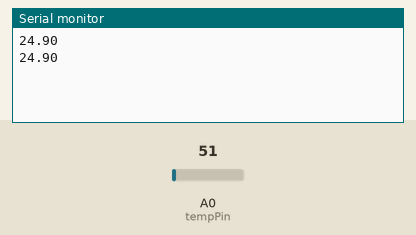
The sketch below on a simulated Arduino Uno, built with avr-gcc and run on an emulated ATmega328P. Shown: the last lines printed to the serial monitor. The inputs (shaded band) are chosen by the test bench; at power-on: A0 (tempPin) = 51.

Above: at 1.8 s.
1.9 s: A0 (tempPin) set to 61
At 2.6 s:
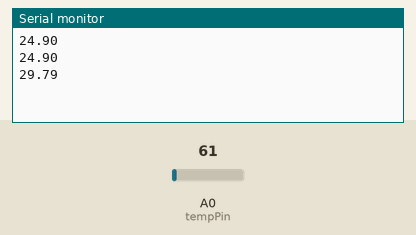
3.4 s: A0 (tempPin) set to 71
At 4.8 s:
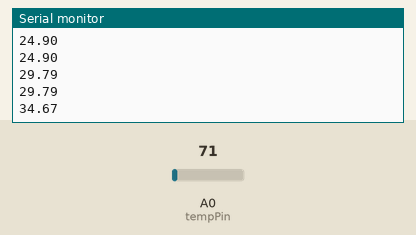
Timing chart, 0 to 6.4 s (numbered marks = the images above; inputs shaded):
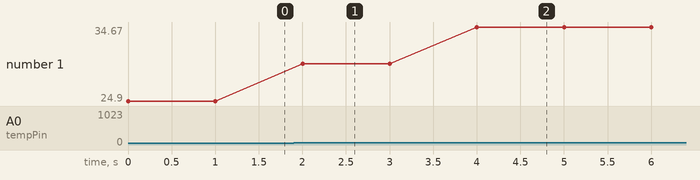

Measured:
- after the input at 1.9 s, the serial monitor: prints a new line after 0.10 s (image 1)
- after the input at 3.4 s, the serial monitor: prints a new line after 0.60 s (image 2)
- plotted number 1: 24.9 → 29.79 after the input at 1.9 s, 29.79 → 34.67 after the input at 3.4 s

The sketch:

LM35_Temp.ino
```cpp
float temp;
int tempPin = 0;

void setup()
{
  Serial.begin(9600);
}

void loop()
{
  temp = analogRead(tempPin);
  temp = temp * 0.48828125;
//  Serial.print("TEMPRATURE = ");
  Serial.println(temp);
//  Serial.print("*C");
//  Serial.println();
  delay(1000);
}
```
